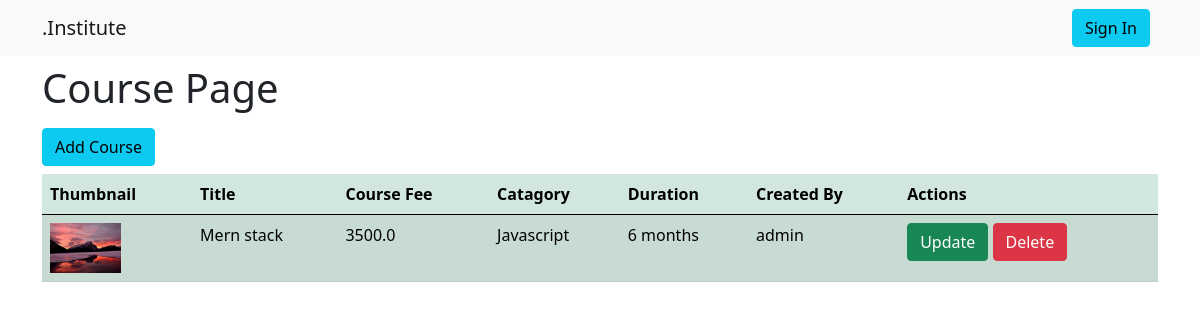
The page /course_page/ on the database its author committed.
### Course/models.py (models this page shows, shortened)
class CourseModel(models.Model):
    title = models.CharField(max_length=100,null=True)
    description = models.TextField(null=True)
    course_module = models.TextField(null=True)
    thumbnail = models.ImageField(upload_to='./media/CourseImages/',null=True)
    course_fee = models.FloatField(null=True)
    category = models.ForeignKey(
        CourseCategoryModel,
        on_delete=models.SET_NULL,
        related_name='course_category',
        null=True
    )
    duration = models.CharField(max_length=50,null=True)
    created_by = models.ForeignKey(
        UserModel,
        on_delete=models.SET_NULL,
        related_name='course_creator',
        null=True
    )

class CourseCategoryModel(models.Model):
    name = models.CharField(max_length=100,null=True)
    def __str__(self):
        return self.name

### auth_user/models.py (models this page shows)
class UserModel(AbstractUser):
    USER_TYPE = [
        ('Admin','Admin'),
        ('Student','Student'),
        ('Teacher','Teacher'),
    ]
    user_type = models.CharField(choices=USER_TYPE,max_length=50,null=True)
    def __str__(self):
        return self.username

### Course/views.py (the view)
# urls.py: path('course_page/',course_page,name='course_page'),
def course_page(request):
    datas = CourseModel.objects.all()
    context = {
        'datas' : datas
    }
    return render(request,'course/course.html',context)

### templates/course/course.html (shortened to what this page needs)
{% extends 'master/base.html' %}
{% block content %}
  <h1>Course Page</h1>
  <a href="{% url 'add_course' %}" class="btn btn-info my-2">Add Course</a>
  <table class="table table-success table-striped">
    <thead>
      <tr>
        <th>Thumbnail</th>
        <th>Title</th>
        <th>Course Fee</th>
        <th>Catagory</th>
        <th>Duration</th>
        <th>Created By</th>
        <th>Actions</th>
      </tr>
    </thead>
    <tbody>
      {% for data in datas %}
        <tr>
          <td>
            {% if data.thumbnail %}
              <img src="{{ data.thumbnail.url }}" alt="" height="50px"/>
            {% else %}
              <p class="text-danger">No Image Found!</p>
            {% endif %}
          </td>
          <td>{{ data.title }}</td>
          <td>{{ data.course_fee }}</td>
          <td>{{ data.category }}</td>
          <td>{{ data.duration }}</td>
          <td>{{ data.created_by }}</td>
          <td>
            <a href="{% url 'update_course' data.id %}" class="btn btn-success">Update</a>
            <a href="{% url 'delete_course' data.id %}" class="btn btn-danger">Delete</a>
          </td>
        </tr>
      {% endfor %}
    </tbody>
  </table>
{% endblock %}

### rows shown on the page
CourseModel: thumbnail (picture), title "Mern stack", course_fee "3500.0", category "Javascript", duration "6 months", created_by "admin"
